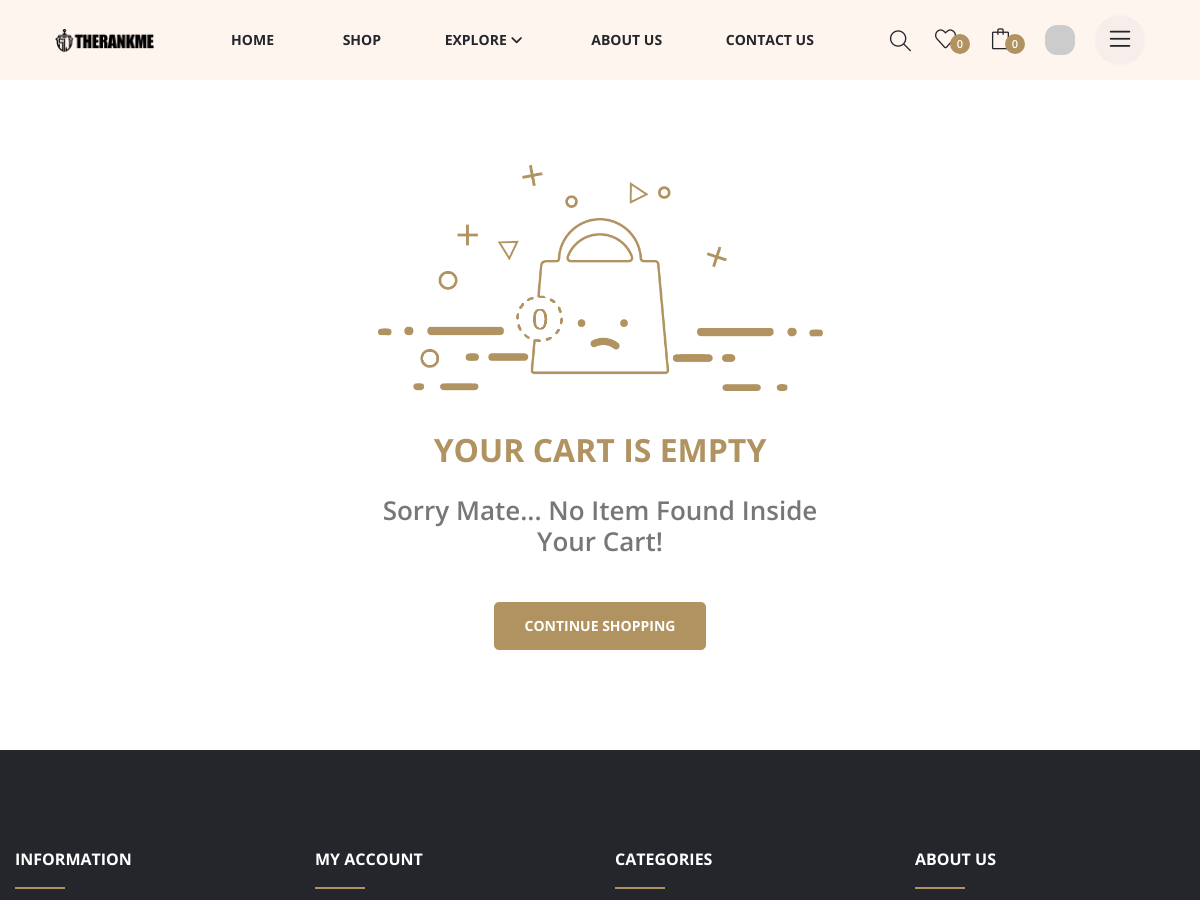
/cart (signed in, upper part), run on an earlier commit of the app's database.
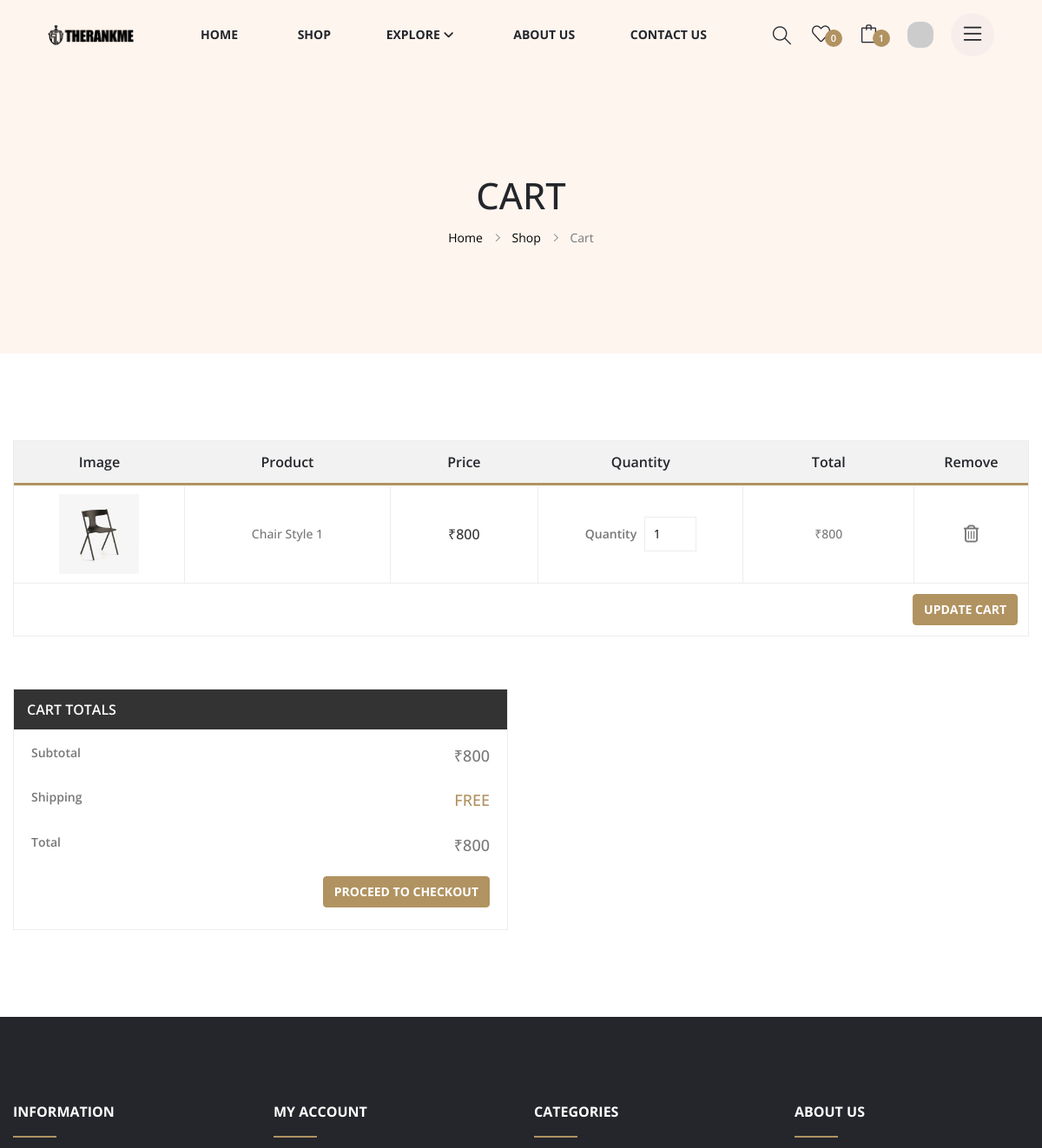
And on a later commit of the database.
### app/models/cart.py (models this page shows)
class CartItem(db.Model):
    id = db.Column(db.Integer, primary_key=True)
    cart_id = db.Column(db.Integer, db.ForeignKey('cart.id'), nullable=False)
    product_id = db.Column(db.Integer, db.ForeignKey('products.id'), nullable=False)
    quantity = db.Column(db.Integer, nullable=False)
    product = db.relationship('Product')

### app/models/product.py (models this page shows, shortened)
class ProductImage(db.Model):
    __tablename__ = 'product_images'
    id = db.Column(db.Integer, primary_key=True)
    product_id = db.Column(db.Integer, db.ForeignKey('products.id'), nullable=False)
    file_name = db.Column(db.String(50), nullable=False)

class Product(db.Model):
    __tablename__ = 'products'
    id = db.Column(db.Integer, primary_key=True)
    product_name = db.Column(db.String(50), nullable=False)
    description = db.Column(db.Text)
    price = db.Column(db.Integer, nullable=False)
    stock_quantity = db.Column(db.Integer, nullable=False)
    created_at = db.Column(db.DateTime, server_default=db.func.now())
    in_categories = db.relationship('Category', secondary=product_category, backref='products')
    images = db.relationship('ProductImage', backref='product')

### app/routes/cart.py (the view)
@cart.route('/cart')
@login_required
def index():
    total_cart_cost = sum([item.product.price * item.quantity for item in current_user.cart.cart_items])
    return render_template('cart.html', total_cart_cost=total_cart_cost)

### app/routes/globals.py (called while the page is built)
def gravatar_url(email='email@gmail.com', size=50, rating='g', default='mp', force_default=False):
    if current_user.is_authenticated:
        email = current_user.email
        default = 'retro'
    hash_value = md5(email.lower().encode('utf-8')).hexdigest()
    return f"https://www.gravatar.com/avatar/{hash_value}?s={size}&d={default}&r={rating}&f={force_default}"

def inject_globals():
    categories = Category.query.all()
    profile_img_url = gravatar_url()
    cart_items = current_user.cart.cart_items if current_user.is_authenticated else []
    total_cart_price = sum([item.product.price * item.quantity for item in cart_items])
    wishlist_items = current_user.wishlist.wishlist_items if current_user.is_authenticated else []
    return dict(
        categories=categories,
        profile_img_url=profile_img_url,
        cart_items=cart_items,
        wishlist_items=wishlist_items,
        total_cart_price=total_cart_price,
        num_wishlist_items=len(wishlist_items),
        num_cart_items=len(cart_items)
    )

@login_manager.user_loader
def load_user(user_id):
    return User.query.get(int(user_id))

### app/templates/cart.html (shortened to what this page needs)
{% extends 'base.html' %}
{% from 'macros.html' import render_breadcrumb %}
{% block content %}
    {% if cart_items %}
    {{ render_breadcrumb('Cart', 'Shop', url_for('shop.index')) }}
    <div class="cart-section">
        <div class="cart-table-wrapper" data-aos="fade-up" data-aos-delay="0">
            <div class="container">
                <div class="row">
                    <div class="col-12">
                        <div class="table_desc">
                            <div class="table_page table-responsive">
                                <table>
                                    <thead>
                                        <tr>
                                            <th class="product_thumb">Image</th>
                                            <th class="product_name">Product</th>
                                            <th class="product-price">Price</th>
                                            <th class="product_quantity">Quantity</th>
                                            <th class="product_total">Total</th>
                                            <th class="product_remove">Remove</th>
                                        </tr>
                                    </thead>
                                    {% include 'components/cart-table-content.html' %}
                                </table>
                            </div>
                            <div class="cart_submit">
                                <button hx-post="{{ url_for('cart.update_cart_table') }}"
                                    hx-target=".cart-table-wrapper tbody"
                                    hx-include=".product_quantity input"
                                    hx-swap="outerHTML"
                                    class="btn btn-md btn-golden" type="submit">
                                    update cart
                                </button>
                            </div>
                        </div>
                    </div>
                </div>
            </div>
        </div>
        <div class="coupon_area">
            <div class="container">
                <div class="row">
                    <div class="col-lg-6 col-md-6">
                        <div id="cart_totals" data-aos="fade-up" data-aos-delay="400">
                            <h3>Cart Totals</h3>
                            <div class="coupon_inner">
                                {% include 'components/cart-totals.html' %}
                                <div class="checkout_btn">
                                    <form action="{{ url_for('checkout.create_checkout_session') }}" method="POST">
                                        <button id="checkout-button" class="btn btn-md btn-golden" type="submit">Proceed to Checkout</button>
                                    </form>
                                </div>
                            </div>
                        </div>
                    </div>
                </div>
            </div>
        </div>
    </div>
    {% else %}
    <div class="empty-cart-section section-fluid">
        <div class="emptycart-wrapper">
            <div class="container">
                <div class="row">
                    <div class="col-12 col-md-10 offset-md-1 col-xl-6 offset-xl-3">
                        <div class="emptycart-content text-center">
                            <div class="image">
                                <img class="img-fluid" src="{{ url_for('static', filename='images/empty-cart/empty-cart.png' ) }}">
                            </div>
                            <h4 class="title">Your Cart is Empty</h4>
                            <h6 class="sub-title">Sorry mate... No item found inside your cart!</h6>
                            <a href="{{ url_for('shop.index') }}" class="btn btn-lg btn-golden">Continue Shopping</a>
                        </div>
                    </div>
                </div>
            </div>
        </div>
    </div>
    {% endif %}
{% endblock %}

### app/templates/components/cart-table-content.html (shortened to what this page needs)
<tbody>
    {% for item in cart_items %}
        <tr>
            <td class="product_thumb">
                <a href="{{ url_for('product.product_details', product_id=item.product.id) }}">
                    <img src="{{ url_for('static', filename='images/product/' + item.product.images[0].file_name) }}">
                </a>
            </td>
            <td class="product_name">
                <a href="{{ url_for('product.product_details', product_id=item.product.id) }}">
                {{ item.product.product_name }}</a>
            </td>
            <td class="product-price">₹{{ item.product.price }}</td>
            <td class="product_quantity"><label>Quantity</label>
                <input min="1" max="100" value="{{ item.quantity }}" name="quantity_{{ item.id }}" type="number">
            </td>
            <td class="product_total">₹{{ item.product.price * item.quantity }}</td>
            <td class="product_remove">
                <a  hx-delete="{{ url_for('cart.remove_from_cart_table', cart_item_id=item.id) }}"
                    hx-target="closest tbody"
                    hx-swap="outerHTML"
                >
                    <i class="fa fa-trash-o"></i></a>
            </td>
        </tr>
    {% endfor %}
</tbody>

What changed in the data, as far as the page shows it:
added CartItem: file_name (placeholder picture), product.product_name "Chair Style 1", product.price "800", quantity "1", item.product.price*item.quantity "800"
Also different on the page:
{{ num_cart_items }}: (not shown) → "1"
{{ section_heading }}: (not shown) → "CART"
{{ prev_page_heading }}: (not shown) → "Shop"
{{ section_heading }}: (not shown) → "Cart"
{{ total_cart_cost }}: (not shown) → "800"
text no longer shown: "0 YOUR CART IS EMPTY Sorry Mate... No Item Found Inside Your Cart! CONTINUE SHOPPING"
text now shown: "Home Image Product Price Quantity Total Remove UPDATE CART CART TOTALS Subtotal ₹ Shipping FREE Total ₹ PROCEED TO CHECKOUT"
